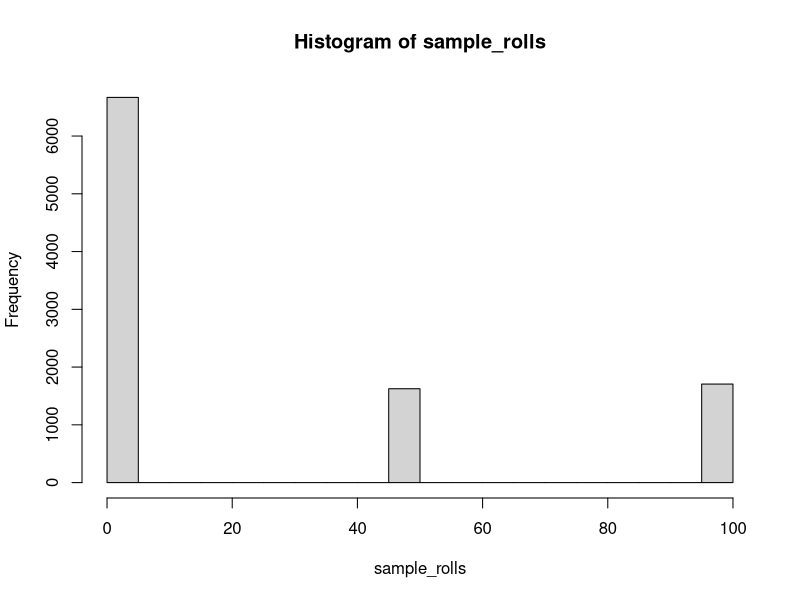
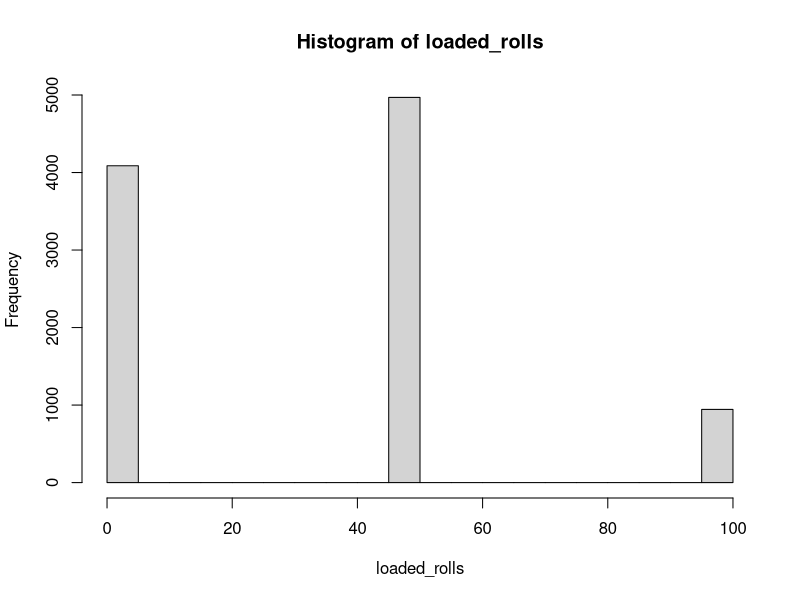

R code for these plots, in order: (Note: this script raises an error after producing the figures.)
# Name: Kyle Strokes
# Date: 2/27/19
# ISTA 116 Section C || Jacob Heller
# Lab Assignment 7
# Collaborator: Elaine Mancillas

#1
data_frame <- data.frame(num = 1:6, score = c(100, 0, 0, 0, 50, 0), prob = rep(1/6, 6))
data_frame

#2
sample_rolls <- sample(data_frame$score, size = 10000, prob = data_frame$prob, replace = TRUE)
sample_rolls_hist <- hist(sample_rolls)
sample_rolls_hist
# The shape shows that a score of 0 is about 4 times more likely to occur than a 50 or 100. The possible scores are 0, 50, 100. A 0 occurs about 6,800 times, 50 and 100 occur 1,900 times respectfully.

#3
mean_sample <- mean(sample_rolls)
mean_sample
data_frame$expected = data_frame$score * data_frame$prob
total_expected = sum(data_frame$expected)
total_expected
# The sample mean and the excepted value of the random variable are similar because of the law of the large numbers says when probabilities are repeated many times they will approach the expected value. 24.24 and 25.

#4
sd_sample = sd(sample_rolls)
sd_sample
sd_expected <- sqrt(sum((data_frame$score - total_expected)^2 * data_frame$prob))
sd_expected
# The expected standard deviation is similar but different from the sample stand deviation because it was a random sample

#5
loaded_frame <- data.frame(num = 1:6, score = c(100, 0, 0, 0, 50, 0), prob = c(5/50,5/50,5/50,5/50,0.5,5/50))
loaded_frame

#6
loaded_rolls <- sample(loaded_frame$score, size = 10000, prob = loaded_frame$prob, replace = TRUE)
loaded_rolls_hist <- hist(loaded_rolls)
loaded_rolls_hist
# The shape shows that a score of 0 and 50 are most frequent. The score available are 0, 50, 100. 50 is the most common about 5000 times, 0 had 4000, and 0 had 1000 occurances.

#7
loaded_mean <- mean(loaded_rolls)
loaded_mean
loaded_frame$expected = loaded_frame$score * loaded_frame$prob
total_loaded_expect <- sum(loaded_frame$expected)
total_loaded_expect - total_expected
# You are expected to score 10 more points on average with a loaded die

#8
sample_both <- replicate(10000, {s = sample(date_frame$score, size = 1, prob = data_frame$prob, replace = TRUE) ; s2 = sample(loaded_frame$score, size = 1, prob = loaded_frame$prob, replace = TRUE) ; sum = s+s2})
sample_both
sample_both_hist <- hist(sample_both)
sample_both_hist
# There are now values 150 and 200 available to be scored, though they are lower than a 0, 50, and 100. 50 has surpassed 0 as the most common roll by alot more than the loaded die

#9
mean_both <- mean(sample_both)
mean_both
expected_both <- total_expected + total_loaded_expect
expected_both
# You are rolling a normal dice with 1/3 probability of scoring and a loaded die with a 0.6 chance of scoring. These produce higher numbers skewing the mean.

#10
sample_all <- replicate(10000, {sam = sample(data_frame$score, size = 2, prob = data_frame$prob, replace = TRUE) ; sam2 = sample(loaded_frame$score, size = 3, prob = loaded_frame$prob, replace = TRUE) ; total = (sum(sam) + sum(sam2))/5})
sample_all
all_mean <- mean(sample_all)
all_mean
net_gamefair <- total_expected - 5
net_gameloaded <- total_loaded_expect - 15
net_5die <- (total_expected * 2 + total_loaded_expect * 3)/5 - 10
net_gamefair
net_gameloaded
net_5die
# You should play the 5 die game because the expected net point you should have is 21; compared to 20 from the fair and loaded die games.